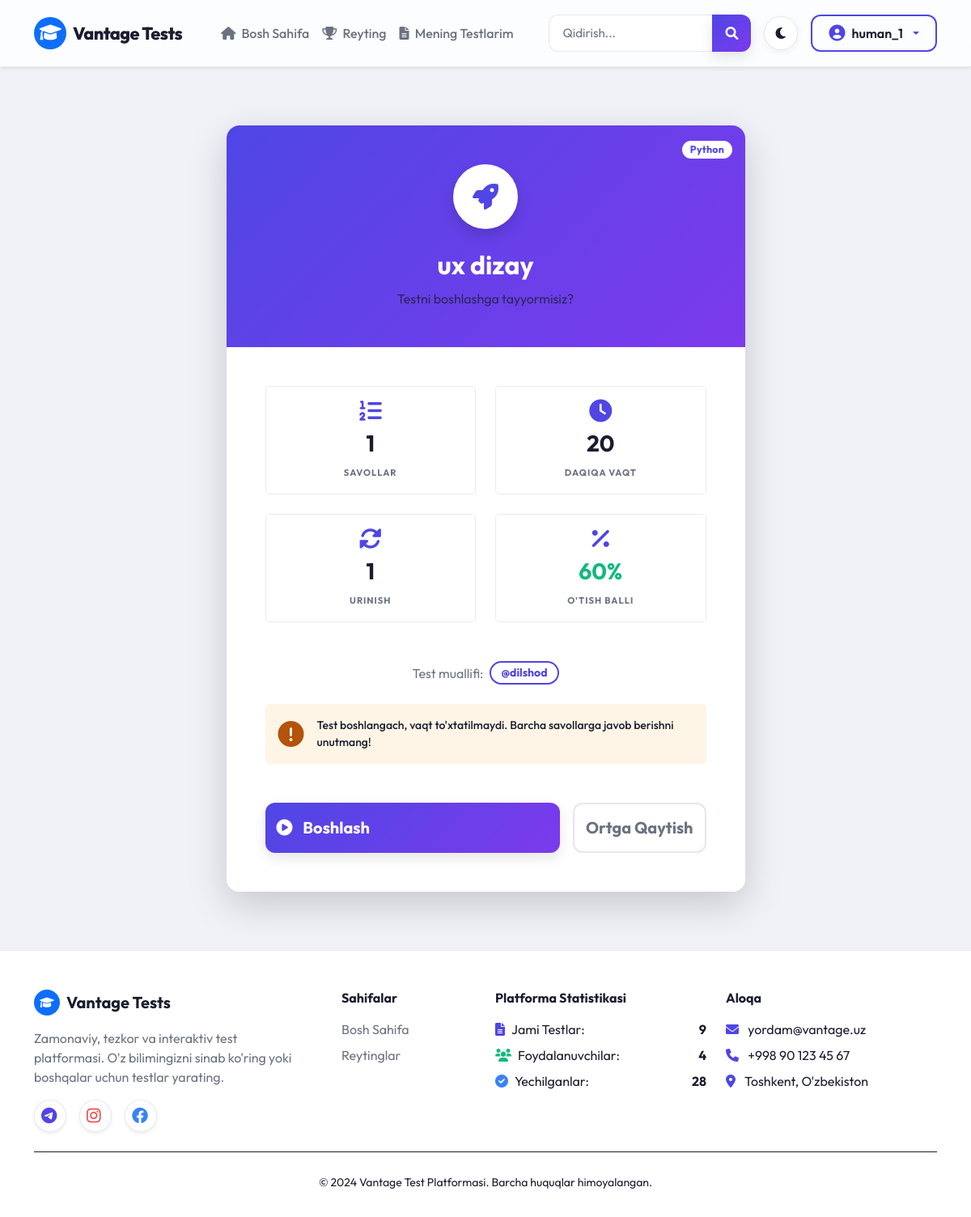
/13/ready_to_test/ (signed in), run on the app's committed database.
### main/models.py (models this page shows, shortened)
class Test(models.Model):
    author = models.ForeignKey(User, on_delete=models.CASCADE)
    category = models.ForeignKey(Category, on_delete=models.CASCADE)
    title = models.CharField(max_length=200)
    maximum_attempts = models.PositiveBigIntegerField()
    duration = models.PositiveIntegerField(default=20, help_text="Test davomiyligi (daqiqada)")
    pass_percentage = models.PositiveBigIntegerField()

class Category(models.Model):
    name = models.CharField(max_length=100)

### main/views.py (the view)
# urls.py: path('<int:test_id>/ready_to_test/', views.ready_to_test, name='ready_to_test'),
@login_required(login_url='login')
def ready_to_test(request, test_id):
    tests = Test.objects.all()
    test = get_object_or_404(Test, id=test_id)
    if request.user != test.author:
        attempts_count = CheckTest.objects.filter(student=request.user, test=test).count()
        if attempts_count >= test.maximum_attempts:
            messages.error(request, f"Siz bu testni yechib bo'ldingiz! Maksimal urinishlar soni: {test.maximum_attempts}")
            return redirect('index')
    context = {
        'tests': tests,
        'test': test,
    }
    return render(request, 'ready_to_test.html', context)

### main/context_processors.py (called while the page is built)
def footer_stats(request):
    try:
        total_tests_count = Test.objects.count()
    except Exception:
        total_tests_count = 0
    try:
        active_users_count = User.objects.filter(is_active=True).count()
    except Exception:
        active_users_count = 0
    try:
        completed_tests_count = CheckTest.objects.count()
    except Exception:
        completed_tests_count = 0
    return {
        'total_tests_count': total_tests_count,
        'active_users_count': active_users_count,
        'completed_tests_count': completed_tests_count,
    }

### templates/ready_to_test.html (shortened to what this page needs)
{% extends "base.html" %}
{% block content %}
<div class="container py-5">
    <div class="row justify-content-center">
        <div class="col-md-8 col-lg-7">
            <div class="card border-0 shadow-lg rounded-4 overflow-hidden">
                <div class="card-header bg-transparent border-0 p-5 text-center position-relative" style="background: var(--primary-gradient) !important; color: white;">
                    <div class="position-absolute top-0 end-0 p-3">
                        <span class="badge bg-white text-primary rounded-pill fw-bold">{{ test.category.name }}</span>
                    </div>
                    <div class="bg-white text-primary rounded-circle d-inline-flex justify-content-center align-items-center mb-4 shadow" style="width: 80px; height: 80px;">
                        <i class="fas fa-rocket fa-2x"></i>
                    </div>
                    <h2 class="fw-bold mb-2 text-white">{{ test.title }}</h2>
                    <p class="mb-0 opacity-75">Testni boshlashga tayyormisiz?</p>
                </div>
                <div class="card-body p-4 p-md-5 bg-card">
                    <div class="row g-4 mb-5">
                        <div class="col-6">
                            <div class="p-3 border rounded-3 position-relative text-center h-100" style="border-color: var(--border) !important;">
                                <i class="fas fa-list-ol text-primary mb-2 fs-3"></i>
                                <h3 class="fw-bold text-main mb-1">{{ test.question_set.all.count }}</h3>
                                <small class="text-muted text-uppercase fw-bold" style="letter-spacing: 1px; font-size: 0.7rem;">Savollar</small>
                            </div>
                        </div>
                        <div class="col-6">
                            <div class="p-3 border rounded-3 position-relative text-center h-100" style="border-color: var(--border) !important;">
                                <i class="fas fa-clock text-primary mb-2 fs-3"></i>
                                <h3 class="fw-bold text-main mb-1">{{ test.duration }}</h3>
                                <small class="text-muted text-uppercase fw-bold" style="letter-spacing: 1px; font-size: 0.7rem;">Daqiqa Vaqt</small>
                            </div>
                        </div>
                        <div class="col-6">
                            <div class="p-3 border rounded-3 position-relative text-center h-100" style="border-color: var(--border) !important;">
                                <i class="fas fa-sync-alt text-primary mb-2 fs-3"></i>
                                <h3 class="fw-bold text-main mb-1">{{ test.maximum_attempts }}</h3>
                                <small class="text-muted text-uppercase fw-bold" style="letter-spacing: 1px; font-size: 0.7rem;">Urinish</small>
                            </div>
                        </div>
                        <div class="col-6">
                            <div class="p-3 border rounded-3 position-relative text-center h-100" style="border-color: var(--border) !important;">
                                <i class="fas fa-percentage text-primary mb-2 fs-3"></i>
                                <h3 class="fw-bold text-success mb-1">{{ test.pass_percentage }}%</h3>
                                <small class="text-muted text-uppercase fw-bold" style="letter-spacing: 1px; font-size: 0.7rem;">O'tish Balli</small>
                            </div>
                        </div>
                    </div>
                    <div class="d-flex align-items-center justify-content-center mb-4">
                        <span class="text-muted me-2">Test muallifi:</span>
                        <a href="{% url 'profile' test.author.username %}" class="btn btn-sm btn-outline-primary rounded-pill fw-bold" style="padding: 2px 12px;">
                            @{{ test.author.username }}
                        </a>
                    </div>
                    <div class="alert alert-warning border-0 rounded-3 d-flex align-items-center" style="background: rgba(245, 158, 11, 0.1); color: #b45309;">
                        <i class="fas fa-exclamation-circle fa-2x me-3"></i>
                        <small>Test boshlangach, vaqt to'xtatilmaydi. Barcha savollarga javob berishni unutmang!</small>
                    </div>
                    <div class="d-flex flex-column flex-md-row gap-3 mt-5">
                        <a href="{% url 'test' test.id %}" class="btn btn-primary btn-lg flex-grow-1 fw-bold fw-bold" style="border-radius: 12px; padding: 14px;">
                            <i class="fas fa-play-circle me-2"></i> Boshlash
                        </a>
                        <a href="{% url 'test_detail' test.id %}" class="btn btn-outline-secondary btn-lg fw-bold" style="border-radius: 12px; padding: 14px;">
                            Ortga Qaytish
                        </a>
                    </div>
                </div>
            </div>
        </div>
    </div>
</div>
{% endblock content %}

### templates/base.html (shortened to what this page needs)
{% load static %}
<!DOCTYPE html>
<html lang="uz">
<head>
    <link href="https://cdn.jsdelivr.net/npm/bootstrap@5.1.3/dist/css/bootstrap.min.css" rel="stylesheet">
    <link href="https://cdnjs.cloudflare.com/ajax/libs/font-awesome/6.0.0/css/all.min.css" rel="stylesheet">
    <link rel="stylesheet" type="text/css" href="{% static 'style.css' %}">
</head>
<body>
    <nav class="navbar navbar-expand-lg glass-navbar shadow-sm py-3">
        <div class="container">
            <a class="navbar-brand d-flex align-items-center" href="/">
                <div class="bg-primary text-white rounded-circle p-2 me-2 d-flex justify-content-center align-items-center" style="width: 40px; height: 40px;">
                    <i class="fas fa-graduation-cap"></i>
                </div>
                Vantage Tests
            </a>
            <div class="collapse navbar-collapse" id="navbarContent">
                <ul class="navbar-nav me-auto ps-lg-4">
                    <li class="nav-item">
                        <a class="nav-link" href="{% url 'index' %}">
                            <i class="fas fa-home me-1"></i> Bosh Sahifa
                        </a>
                    </li>
                    <li class="nav-item">
                        <a class="nav-link" href="{% url 'leaderboard' %}">
                            <i class="fas fa-trophy me-1"></i> Reyting
                        </a>
                    </li>
                    {% if user.is_authenticated %}
                    <li class="nav-item">
                        <a class="nav-link" href="{% url 'my_tests' %}">
                            <i class="fas fa-file-alt me-1"></i> Mening Testlarim
                        </a>
                    </li>
                    {% endif %}
                </ul>
                <div class="d-flex align-items-center gap-3 mt-3 mt-lg-0">
                    <form class="input-group" action="{% url 'index' %}" method="get" style="width: 250px;">
                        <input class="form-control" type="search" placeholder="Qidirish..." name="q" aria-label="Search" style="border-right: none;">
                        <button class="btn btn-primary px-3" type="submit">
                            <i class="fas fa-search"></i>
                        </button>
                    </form>
                    <button class="theme-toggle-btn" id="theme-toggle" title="Mavzuni o'zgartirish">
                        <i class="fas fa-moon" id="theme-icon"></i>
                    </button>
                    {% if user.is_authenticated %}
                    <div class="dropdown">
                        <button class="btn btn-outline-primary dropdown-toggle d-flex align-items-center gap-2" type="button" data-bs-toggle="dropdown">
                            <i class="fas fa-user-circle fs-5"></i> <span>{{ user.username }}</span>
                        </button>
                    </div>
                    {% else %}
                    <div class="d-flex gap-2">
                        <a href="{% url 'login' %}" class="btn btn-outline-primary">Kirish</a>
                        <a href="{% url 'signup' %}" class="btn btn-primary">Ro'yxatdan o'tish</a>
                    </div>
                    {% endif %}
                </div>
            </div>
        </div>
    </nav>
    <main class="flex-grow-1 py-4">
        {% block content %}
        {% endblock content %}
    </main>
    <footer class="premium-footer">
        <div class="container">
            <div class="row gy-4">
                <div class="col-lg-4 col-md-6">
                    <h5 class="mb-3 d-flex align-items-center">
                        <div class="bg-primary text-white rounded-circle p-2 me-2 d-flex justify-content-center align-items-center" style="width: 32px; height: 32px; font-size: 14px;">
                            <i class="fas fa-graduation-cap"></i>
                        </div>
                        Vantage Tests
                    </h5>
                    <p class="text-muted pe-lg-4">
                        Zamonaviy, tezkor va interaktiv test platformasi. O'z bilimingizni sinab ko'ring yoki boshqalar uchun testlar yarating.
                    </p>
                    <div class="d-flex gap-3 mt-3">
                        <a href="#" class="btn btn-light rounded-circle shadow-sm" style="width: 40px; height: 40px; padding: 8px;"><i class="fab fa-telegram text-primary fs-5"></i></a>
                        <a href="#" class="btn btn-light rounded-circle shadow-sm" style="width: 40px; height: 40px; padding: 8px;"><i class="fab fa-instagram text-danger fs-5"></i></a>
                        <a href="#" class="btn btn-light rounded-circle shadow-sm" style="width: 40px; height: 40px; padding: 8px;"><i class="fab fa-facebook text-info fs-5"></i></a>
                    </div>
                </div>
                <div class="col-lg-2 col-md-6">
                    <h6 class="mb-3">Sahifalar</h6>
                    <ul class="list-unstyled">
                        <li class="mb-2"><a href="{% url 'index' %}" class="text-decoration-none">Bosh Sahifa</a></li>
                        <li class="mb-2"><a href="{% url 'leaderboard' %}" class="text-decoration-none">Reytinglar</a></li>
                    </ul>
                </div>
                <div class="col-lg-3 col-md-6">
                    <h6 class="mb-3">Platforma Statistikasi</h6>
                    <ul class="list-unstyled text-muted">
                        <li class="mb-2 d-flex align-items-center">
                            <i class="fas fa-file-alt text-primary me-2"></i> Jami Testlar: <strong class="ms-auto text-main">{{ total_tests_count|default:"0" }}</strong>
                        </li>
                        <li class="mb-2 d-flex align-items-center">
                            <i class="fas fa-users text-success me-2"></i> Foydalanuvchilar: <strong class="ms-auto text-main">{{ active_users_count|default:"0" }}</strong>
                        </li>
                        <li class="mb-2 d-flex align-items-center">
                            <i class="fas fa-check-circle text-info me-2"></i> Yechilganlar: <strong class="ms-auto text-main">{{ completed_tests_count|default:"0" }}</strong>
                        </li>
                    </ul>
                </div>
                <div class="col-lg-3 col-md-6">
                    <h6 class="mb-3">Aloqa</h6>
                    <ul class="list-unstyled text-muted">
                        <li class="mb-2"><i class="fas fa-envelope text-primary me-2"></i> yordam@vantage.uz</li>
                        <li class="mb-2"><i class="fas fa-phone text-primary me-2"></i> +998 90 123 45 67</li>
                        <li class="mb-2"><i class="fas fa-map-marker-alt text-primary me-2"></i> Toshkent, O'zbekiston</li>
                    </ul>
                </div>
            </div>
            <hr style="border-color: var(--border);" class="my-4">
            <div class="text-center text-muted col-12">
                <small>&copy; 2024 Vantage Test Platformasi. Barcha huquqlar himoyalangan.</small>
            </div>
        </div>
    </footer>
</body>
</html>

### data on the page
Test: category.name "Python", title "ux dizay", question_set.all.count "1", duration "20", maximum_attempts "1", pass_percentage "60", author.username "dilshod"

### other printed values
{{ user.username }} "human_1"
{{ total_tests_count|default:"0" }} "9"
{{ active_users_count|default:"0" }} "4"
{{ completed_tests_count|default:"0" }} "28"
